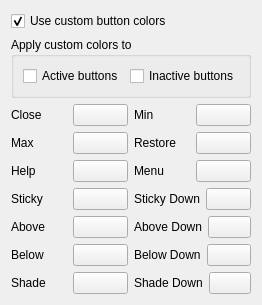
     <widget class="QWidget" name="TabPage2">
      <attribute name="title">
       <string>Buttons</string>
      </attribute>
      <layout class="QVBoxLayout" name="verticalLayout_4">
       <item>
        <widget class="QCheckBox" name="useCusBtnClrChkBox">
         <property name="text">
          <string>Use custom button colors</string>
         </property>
         <property name="checked">
          <bool>true</bool>
         </property>
        </widget>
       </item>
       <item>
        <widget class="QGroupBox" name="groupBox">
         <property name="title">
          <string>Apply custom colors to</string>
         </property>
         <layout class="QVBoxLayout" name="verticalLayout_3">
          <item>
           <layout class="QHBoxLayout">
            <item>
             <widget class="QCheckBox" name="cusColActBtnChkBox">
              <property name="text">
               <string>Active buttons</string>
              </property>
             </widget>
            </item>
            <item>
             <widget class="QCheckBox" name="cusColInActBtnChkBox">
              <property name="text">
               <string>Inactive buttons</string>
              </property>
             </widget>
            </item>
           </layout>
          </item>
         </layout>
         <zorder></zorder>
        </widget>
       </item>
       <item>
        <layout class="QHBoxLayout">
         <item>
          <layout class="QVBoxLayout">
           <item>
            <layout class="QHBoxLayout">
             <item>
              <widget class="QLabel" name="textLabel9">
               <property name="text">
                <string>Close</string>
               </property>
               <property name="wordWrap">
                <bool>false</bool>
               </property>
              </widget>
             </item>
             <item>
              <widget class="KColorButton" name="closeClrBtn">
               <property name="text">
                <string/>
               </property>
              </widget>
             </item>
            </layout>
           </item>
           <item>
            <layout class="QHBoxLayout">
             <item>
              <widget class="QLabel" name="textLabel1">
               <property name="text">
                <string>Max</string>
               </property>
               <property name="wordWrap">
                <bool>false</bool>
               </property>
              </widget>
             </item>
             <item>
              <widget class="KColorButton" name="maxClrBtn">
               <property name="text">
                <string/>
               </property>
              </widget>
             </item>
            </layout>
           </item>
           <item>
            <layout class="QHBoxLayout">
             <item>
              <widget class="QLabel" name="textLabel4_2">
               <property name="text">
                <string>Help</string>
               </property>
               <property name="wordWrap">
                <bool>false</bool>
               </property>
              </widget>
             </item>
             <item>
              <widget class="KColorButton" name="helpClrBtn">
               <property name="text">
                <string/>
               </property>
              </widget>
             </item>
            </layout>
           </item>
           <item>
            <layout class="QHBoxLayout">
             <item>
              <widget class="QLabel" name="textLabel5">
               <property name="text">
                <string>Sticky</string>
               </property>
               <property name="wordWrap">
                <bool>false</bool>
               </property>
              </widget>
             </item>
             <item>
              <widget class="KColorButton" name="stickyClrBtn">
               <property name="text">
                <string/>
               </property>
              </widget>
             </item>
            </layout>
           </item>
           <item>
            <layout class="QHBoxLayout">
             <item>
              <widget class="QLabel" name="textLabel7">
               <property name="text">
                <string>Above</string>
               </property>
               <property name="wordWrap">
                <bool>false</bool>
               </property>
              </widget>
             </item>
             <item>
              <widget class="KColorButton" name="aboveClrBtn">
               <property name="text">
                <string/>
               </property>
              </widget>
             </item>
            </layout>
           </item>
           <item>
            <layout class="QHBoxLayout">
             <item>
              <widget class="QLabel" name="textLabel4_2_2">
               <property name="text">
                <string>Below</string>
               </property>
               <property name="wordWrap">
                <bool>false</bool>
               </property>
              </widget>
             </item>
             <item>
              <widget class="KColorButton" name="belowClrBtn">
               <property name="text">
                <string/>
               </property>
              </widget>
             </item>
            </layout>
           </item>
           <item>
            <layout class="QHBoxLayout">
             <item>
              <widget class="QLabel" name="textLabel6_2">
               <property name="text">
                <string>Shade</string>
               </property>
               <property name="wordWrap">
                <bool>false</bool>
               </property>
              </widget>
             </item>
             <item>
              <widget class="KColorButton" name="shadeClrBtn">
               <property name="text">
                <string/>
               </property>
              </widget>
             </item>
            </layout>
           </item>
          </layout>
         </item>
         <item>
          <layout class="QVBoxLayout">
           <item>
            <layout class="QHBoxLayout">
             <item>
              <widget class="QLabel" name="textLabel3_2">
               <property name="text">
                <string>Min</string>
               </property>
               <property name="wordWrap">
                <bool>false</bool>
               </property>
              </widget>
             </item>
             <item>
              <widget class="KColorButton" name="minClrBtn">
               <property name="text">
                <string/>
               </property>
              </widget>
             </item>
            </layout>
           </item>
           <item>
            <layout class="QHBoxLayout">
             <item>
              <widget class="QLabel" name="textLabel2_2">
               <property name="text">
                <string>Restore</string>
               </property>
               <property name="wordWrap">
                <bool>false</bool>
               </property>
              </widget>
             </item>
             <item>
              <widget class="KColorButton" name="restoreClrBtn">
               <property name="text">
                <string/>
               </property>
              </widget>
             </item>
            </layout>
           </item>
           <item>
            <layout class="QHBoxLayout">
             <item>
              <widget class="QLabel" name="textLabel8_2">
               <property name="text">
                <string>Menu</string>
               </property>
               <property name="wordWrap">
                <bool>false</bool>
               </property>
              </widget>
             </item>
             <item>
              <widget class="KColorButton" name="menuClrBtn">
               <property name="text">
                <string/>
               </property>
              </widget>
             </item>
            </layout>
           </item>
           <item>
            <layout class="QHBoxLayout">
             <item>
              <widget class="QLabel" name="textLabel6">
               <property name="text">
                <string>Sticky Down</string>
               </property>
               <property name="wordWrap">
                <bool>false</bool>
               </property>
              </widget>
             </item>
             <item>
              <widget class="KColorButton" name="stickyDownClrBtn">
               <property name="text">
                <string/>
               </property>
              </widget>
             </item>
            </layout>
           </item>
           <item>
            <layout class="QHBoxLayout">
             <item>
              <widget class="QLabel" name="textLabel8">
               <property name="text">
                <string>Above Down</string>
               </property>
               <property name="wordWrap">
                <bool>false</bool>
               </property>
              </widget>
             </item>
             <item>
              <widget class="KColorButton" name="aboveDownClrBtn">
               <property name="text">
                <string/>
               </property>
              </widget>
             </item>
            </layout>
           </item>
           <item>
            <layout class="QHBoxLayout">
             <item>
              <widget class="QLabel" name="textLabel5_2">
               <property name="text">
                <string>Below Down</string>
               </property>
               <property name="wordWrap">
                <bool>false</bool>
               </property>
              </widget>
             </item>
             <item>
              <widget class="KColorButton" name="belowDownClrBtn">
               <property name="text">
                <string/>
               </property>
              </widget>
             </item>
            </layout>
           </item>
           <item>
            <layout class="QHBoxLayout">
             <item>
              <widget class="QLabel" name="textLabel7_2">
               <property name="text">
                <string>Shade Down</string>
               </property>
               <property name="wordWrap">
                <bool>false</bool>
               </property>
              </widget>
             </item>
             <item>
              <widget class="KColorButton" name="shadeDownClrBtn">
               <property name="text">
                <string/>
               </property>
              </widget>
             </item>
            </layout>
           </item>
          </layout>
         </item>
        </layout>
       </item>
       <item>
        <spacer name="spacer_3">
         <property name="orientation">
          <enum>Qt::Vertical</enum>
         </property>
         <property name="sizeType">
          <enum>QSizePolicy::Expanding</enum>
         </property>
         <property name="sizeHint" stdset="0">
          <size>
           <width>20</width>
           <height>0</height>
          </size>
         </property>
        </spacer>
       </item>
      </layout>
     </widget>
